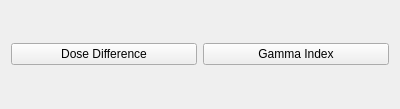
<?xml version="1.0" encoding="UTF-8"?>
<ui version="4.0">
 <class>Form</class>
 <widget class="QWidget" name="Form">
  <property name="geometry">
   <rect>
    <x>0</x>
    <y>0</y>
    <width>400</width>
    <height>109</height>
   </rect>
  </property>
  <property name="windowTitle">
   <string>Select method</string>
  </property>
  <layout class="QGridLayout" name="gridLayout">
   <item row="0" column="0">
    <widget class="QPushButton" name="dose_diff_button">
     <property name="text">
      <string>Dose Difference</string>
     </property>
    </widget>
   </item>
   <item row="0" column="1">
    <widget class="QPushButton" name="gamma_button">
     <property name="text">
      <string>Gamma Index</string>
     </property>
    </widget>
   </item>
  </layout>
 </widget>
 <resources/>
 <connections/>
</ui>
